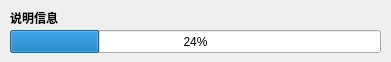
<?xml version="1.0" encoding="UTF-8"?>
<ui version="4.0">
 <class>DlgConfigProgress</class>
 <widget class="QDialog" name="DlgConfigProgress">
  <property name="geometry">
   <rect>
    <x>0</x>
    <y>0</y>
    <width>391</width>
    <height>62</height>
   </rect>
  </property>
  <property name="sizePolicy">
   <sizepolicy hsizetype="Preferred" vsizetype="Preferred">
    <horstretch>0</horstretch>
    <verstretch>0</verstretch>
   </sizepolicy>
  </property>
  <property name="minimumSize">
   <size>
    <width>391</width>
    <height>62</height>
   </size>
  </property>
  <property name="maximumSize">
   <size>
    <width>391</width>
    <height>62</height>
   </size>
  </property>
  <property name="windowTitle">
   <string>正在保存</string>
  </property>
  <widget class="QProgressBar" name="id_progress_bar">
   <property name="geometry">
    <rect>
     <x>10</x>
     <y>30</y>
     <width>371</width>
     <height>23</height>
    </rect>
   </property>
   <property name="value">
    <number>24</number>
   </property>
  </widget>
  <widget class="QLabel" name="id_label_title">
   <property name="geometry">
    <rect>
     <x>10</x>
     <y>10</y>
     <width>361</width>
     <height>16</height>
    </rect>
   </property>
   <property name="font">
    <font>
     <weight>75</weight>
     <bold>true</bold>
    </font>
   </property>
   <property name="frameShape">
    <enum>QFrame::NoFrame</enum>
   </property>
   <property name="text">
    <string>说明信息</string>
   </property>
  </widget>
 </widget>
 <resources/>
 <connections/>
</ui>
